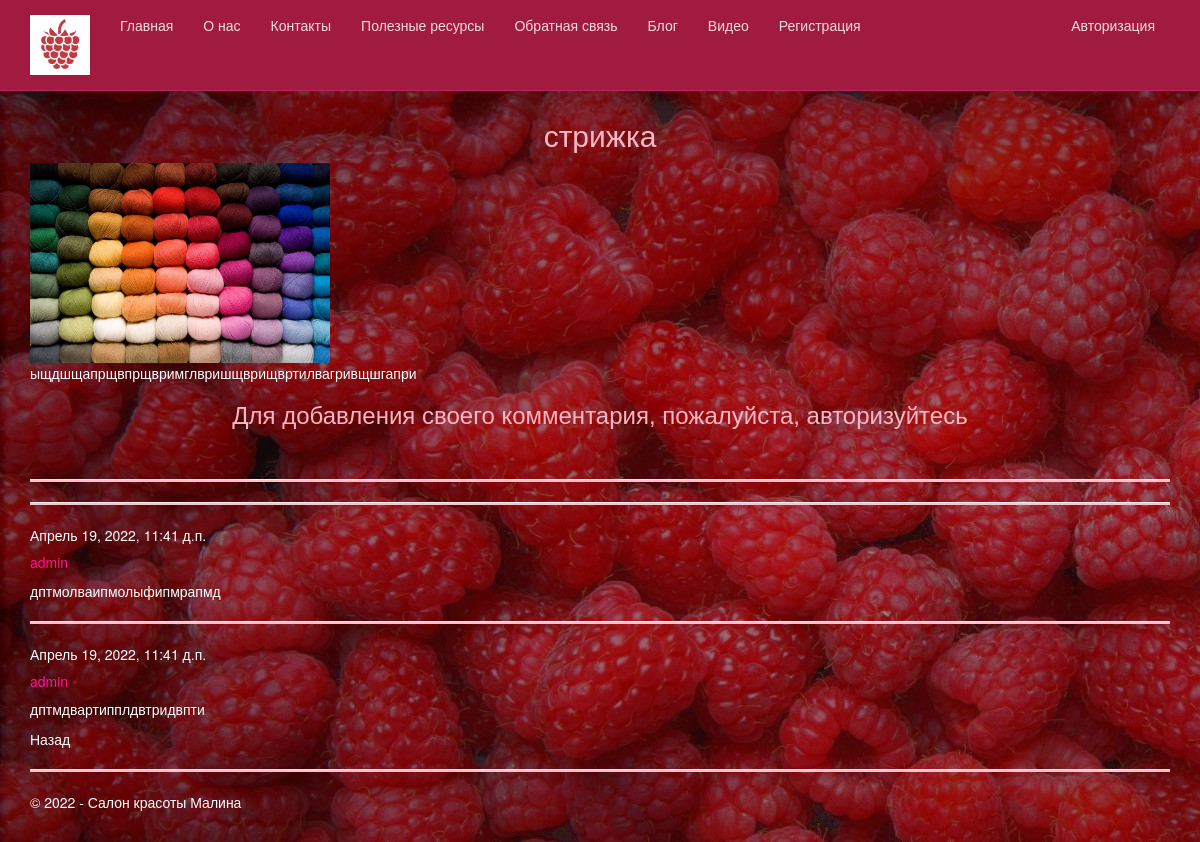
/blogpost/6/, run on the app's committed database.
### app/models.py (models this page shows, shortened)
class Blog(models.Model):
    title = models.CharField(max_length = 100, unique_for_date = "posted", verbose_name = "Заголовок")
    description = models.TextField(verbose_name = "Краткое содержание")
    content = models.TextField(verbose_name = "Полное содержание")
    posted = models.DateTimeField(default = datetime.now(), db_index = True, verbose_name = "Опубликована")
    author = models.ForeignKey(User, null=True, blank=True, on_delete = models.SET_NULL, verbose_name = "Автор")
    image = models.FileField(default = 'temp.jpg', verbose_name= "Путь к картинке")
    class Meta:
        db_table = "Posts" # имя таблицы для модели
        ordering = ["-posted"] # порядок сортировки данных в модели ("-" означает по убыванию)
        verbose_name = "статья блога" # имя, под которым модель будет отображаться в административном разделе (для одной статьи блога)
        verbose_name_plural = "статьи блога" # тоже для всех статей блога

class Comment(models.Model):
    text = models.TextField(verbose_name = "Текст комментария")
    date = models.DateTimeField(default = datetime.now(), db_index = True, verbose_name = "Дата комментария")
    author = models.ForeignKey(User, on_delete = models.CASCADE, verbose_name = "Автор комментария")
    post = models.ForeignKey(Blog, on_delete = models.CASCADE, verbose_name = "Статья комментария")
    class Meta:
        db_table = "Comment" # имя таблицы для модели
        ordering = ["-date"] # порядок сортировки данных в модели ("-" означает по убыванию)
        verbose_name = "Комментрии к статье блога" # имя, под которым модель будет отображаться в административном разделе (для одной статьи блога)
        verbose_name_plural = "Комментарии к статьям блога" # тоже для всех статей блога

### app/views.py (the view)
# urls.py: path('blogpost/<int:parametr>/', views.blogpost, name='blogpost'),
def blogpost(request, parametr):
    assert isinstance(request, HttpRequest)
    post_1 = Blog.objects.get(id=parametr) # запрос на выбор конкретной статьи по параметру
    comments = Comment.objects.filter(post=parametr)
    if request.method == "POST": # после отправки данных формы на сервер методом POST
        form = CommentForm(request.POST)
        if form.is_valid():
            comment_f = form.save(commit=False)
            comment_f.author = request.user # добавляем (так как этого поля нет в форме) в модель Комментария (Comment) в поле автор авторизованного пользователя
            comment_f.date = datetime.now() # добавляем в модель Комментария (Comment) текущую дату
            comment_f.post = Blog.objects.get(id=parametr) # добавляем в модель Комментария (Comment) статью, для которой данный комментарий
            comment_f.save() # сохраняем изменения после добавления полей
            return redirect('blogpost', parametr=post_1.id) # переадресация на ту же страницу статьи после отправки комментария
    else:
        form = CommentForm() # создание формы для ввода комментария
    return render(
        request,
        'app/blogpost.html',
        {
            'post_1': post_1, # передача конкретной статьи в шаблон веб-страницы
            'comments': comments, # передача всех комментариев к данной статье в шаблон веб-страницы
            'form': form, # передача формы добавления комментария в шаблон веб-страницы
            'year':datetime.now().year,
        }
    )

### app/templates/app/blogpost.html
{% extends "app/layout.html" %}
{% block content %}
<h2> {{post_1.title}} </h2>
{% if post_1.image and post_1.image.url != '/media/temp.jpg' %}
<img src="{{ post_1.image.url }}" alt=" Картинка статьи блога"  width="300" height="200"/>
{% endif %}
<p> {{post_1.content|linebreaksbr}} </p>
{% if user.is_authenticated %}
<h3>Добавить комментарий</h3>
<form method="POST" >{% csrf_token %}
    {% csrf_token %}
    <div>
        {{form.as_p}}
        <button type="submit" class="save btn btn-default" > Отправить комментарий </button>
    </div>
</form>
{% else %}
<h3> Для добавления своего комментария, пожалуйста, авторизуйтесь </h3>
{% endif %}
<br />
<hr />
{% for comment in comments %}
<hr/>
<h7> {{comment.date}} </h7>
<h5> {{comment.author}} </h5>
<p> {{comment.text|linebreaksbr}} </p>
{% endfor %}
<p><a href="{% url 'blog' %}"> Назад </a> </p>
{% endblock %}

### app/static/app/content/site.css (style rules this page uses)
body { padding-top: 80px; padding-bottom: 20px; }
hr { color: pink; height: 2px; background-color: pink; }
h2 { text-align: center; color: lightpink; font-family: 'Franklin Gothic Medium', 'Arial Narrow', Arial, sans-serif; }
h3 { color: lightpink; text-align: center; font-family: 'Lucida Sans', 'Lucida Sans Regular', 'Lucida Grande', 'Lucida Sans Unicode', Geneva, Verdana, sans-serif; }
body { background-image: url( mal.jpg); color: white; }
a { color: white; }
h5 { color: deeppink; text-align: left; }

### data on the page
Blog: title "стрижка", image (picture), content "ыщдшщапрщвпрщвримглвришщврищвртилвагривщшгапри"
Comment: date "Апрель 19, 2022, 11:41 д.п.", author "admin", text "дптмолваипмолыфипмрапмд"
Comment: date "Апрель 19, 2022, 11:41 д.п.", author "admin", text "дптмдвартипплдвтридвпти"
